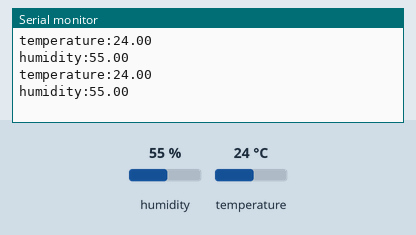
Recording of a sketch running on a simulated Arduino Uno, built with avr-gcc and run on an emulated ATmega328P. On the bench: the last lines printed to the serial monitor. The test bench sets the inputs (shaded band); at power-on: humidity 55 %, temperature 24 °C.

Above: at 4.8 s.
4.9 s: humidity set to 22 %
At 6.4 s:
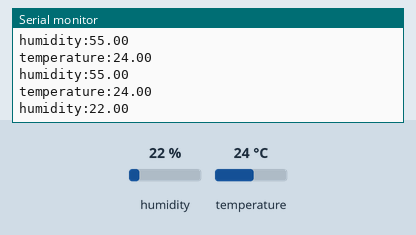
7.9 s: temperature set to 12 °C
At 9.3 s:
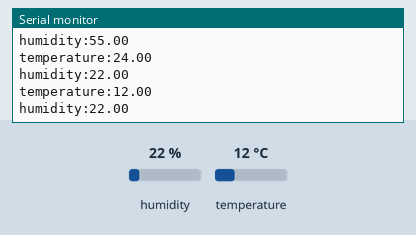
10.9 s: humidity set to 40 %
At 12.8 s:
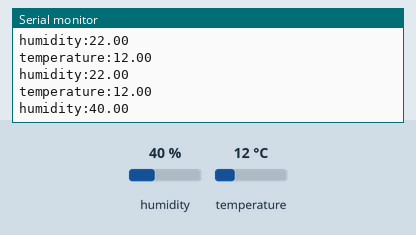
Timing chart, 0 to 14.3 s (numbered marks = the images above; inputs shaded):
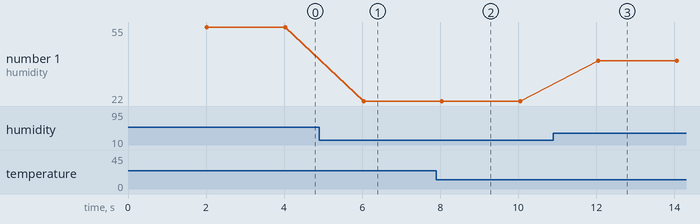

The sketch:

DHT22_Sensor.ino
```cpp
/*******************************************************************************************
 *******************************************************************************************
 **                                www.bastelgarage.ch                                    **
 ** Der Onlineshop mit Videoanleitungen und kompletten Bausätzen für Anfänger und Profis! **
 *******************************************************************************************
 *******************************************************************************************
 ** Mit diesem einfachen Testprogramm möchten wir dir zeigen wie einfach du mit einem     **
 ** Arduino UNO die Temperatur und Luftfeuchtigkeit eines DHT11 oder DHT22 Sensors        **
 ** auslessen kanns.                                                                      **
 **                                                                                       **
 ** Autor: Philippe Keller                                                                **
 ** Datum: April 2016                                                                     **
 ** Version: 1.1                                                                          **
 * *****************************************************************************************
*/

/************************( Importieren der genutzten Bibliotheken )************************/
#include "DHT.h"
#define DHTPIN 3          // Hier die Pin Nummer eintragen wo der Sensor angeschlossen ist
#define DHTTYPE DHT22     // Hier wird definiert was für ein Sensor ausgelesen wird. In
                          // unserem Beispiel möchten wir einen DHT11 auslesen, falls du
                          // ein DHT22 hast einfach DHT22 eintragen

/********************************( Definieren der Objekte )********************************/
DHT dht(DHTPIN, DHTTYPE);

void setup() {
  Serial.begin(9600);
  dht.begin();
}

void loop() {
  delay(2000);

  float t = dht.readTemperature();
  float h = dht.readHumidity();

  if (!isnan(h)) {
    Serial.print("temperature:");
    Serial.print(t);
    Serial.print("\n");
  }

  if (!isnan(t)) {
    Serial.print("humidity:");
    Serial.print(h);
    Serial.print("\n");
  }
}
```

Measured:
- after the input at 4.9 s, the serial monitor: prints a new line after 1.1 s (image 1)
- after the input at 7.9 s, the serial monitor: prints a new line after 0.12 s (image 2)
- after the input at 10.9 s, the serial monitor: prints a new line after 1.2 s (image 3)
- plotted number 1: 55 → 22 after the input at 4.9 s, 22 → 40 after the input at 10.9 s
